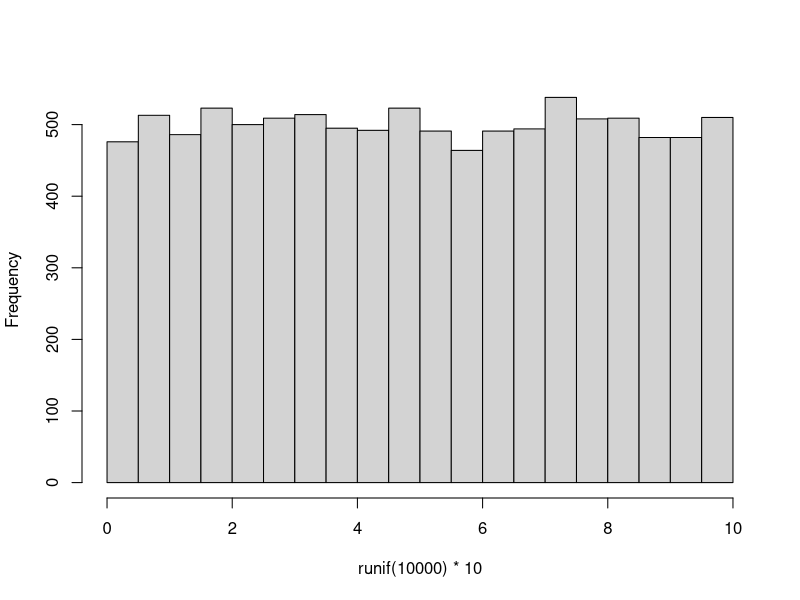
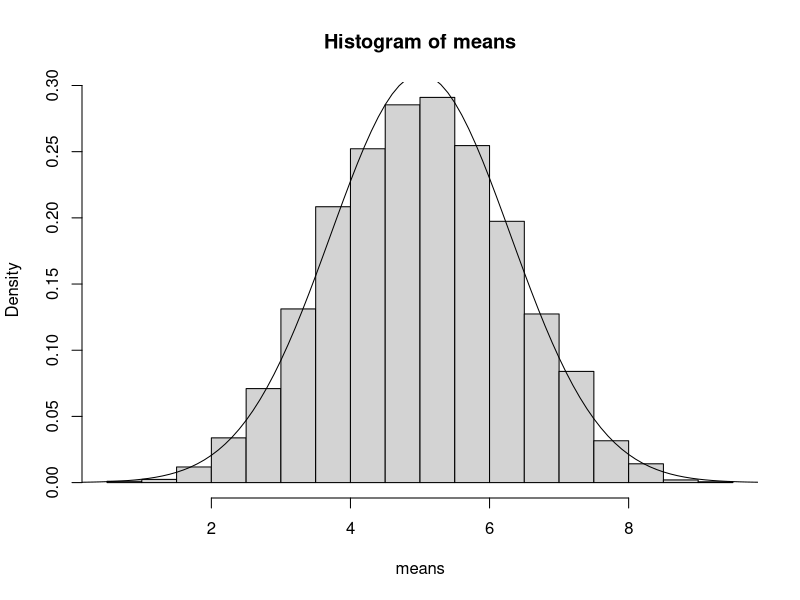

Generate these figures, in order, with R:


#class code

hist(runif(10000)*10,main="")
means <- numeric(10000)
for (i in 1:10000) {
  means[i] <- mean(runif(5)*10)
}

hist(means,freq=FALSE)
mean(means)
sd(means)
xv <- seq(0,10,0.1)
yv <-dnorm(xv, mean=mean(means), sd=sd(means))
lines(xv,yv)




